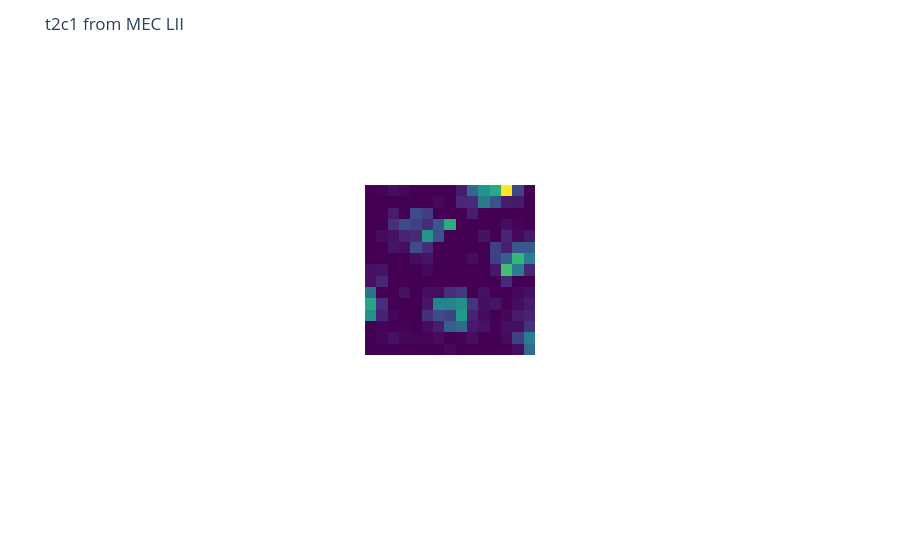

This figure's notebook cell:
### Code cell
import plotly.express as px

cell_ind = 1
unit_name = nwbfile.units["unit_name"][cell_ind]
layer = nwbfile.units["histology"][cell_ind]

fig = px.imshow(rate_maps[cell_ind], color_continuous_scale="viridis")

fig.update_xaxes(showticklabels=False)
fig.update_yaxes(showticklabels=False)
fig.update_layout(title=f"{unit_name} from {layer}", coloraxis_showscale=False)


fig.show()

### Figure 1 — Plotly figure (JSON) as saved in the notebook; plotly's stock layout.template omitted (floating-point values rounded to 4 significant figures; data arrays with more than 128 entries replaced by an {"elided": "..."} marker saying what was removed)
{"data": [{"coloraxis": "coloraxis", "hovertemplate": "x: %{x}<br>y: %{y}<br>color: %{z}<extra></extra>", "name": "0", "type": "heatmap", "xaxis": "x", "yaxis": "y", "z": {"elided": "15x15 float values"}}], "layout": {"autosize": true, "coloraxis": {"colorscale": [[0, "#440154"], [0.1111, "#482878"], [0.2222, "#3e4989"], [0.3333, "#31688e"], [0.4444, "#26828e"], [0.5556, "#1f9e89"], [0.6667, "#35b779"], [0.7778, "#6ece58"], [0.8889, "#b5de2b"], [1, "#fde725"]], "showscale": false}, "margin": {"t": 60}, "title": {"text": "t2c1 from MEC LII"}, "xaxis": {"anchor": "y", "autorange": true, "constrain": "domain", "domain": [0.3852, 0.6148], "range": [-0.5, 14.5], "scaleanchor": "y", "showticklabels": false}, "yaxis": {"anchor": "x", "autorange": true, "constrain": "domain", "domain": [0, 1], "range": [14.5, -0.5], "showticklabels": false}}}
